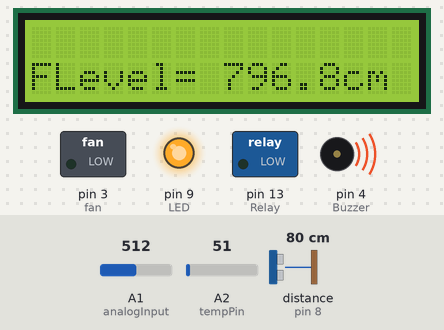
Recording of a sketch running on a simulated Arduino Uno, built with avr-gcc and run on an emulated ATmega328P. Parts: 16×2 character LCD, switched loads named in the sketch (green lamp = pin HIGH), output pins drawn as LEDs (lit = HIGH), buzzer (waves = sounding, pin HIGH). Wiring (inferred from the names in the program): ultrasonic range finder: trigger pin 2; echo pin 8. Inputs (shaded band) come from the test bench; at power-on: distance to the obstacle (sensor on pin 8) 80 cm, A1 (analogInput) = 512, A2 (tempPin) = 51. The echo pulse lasts 58.3 µs per cm; pins used as bus, display or sensor lines are not drawn; what the sketch prints to the serial monitor is not drawn.

Above: at 1.2 s.
1.3 s: distance to the obstacle (sensor on pin 8) set to 2 cm
At 6.1 s:
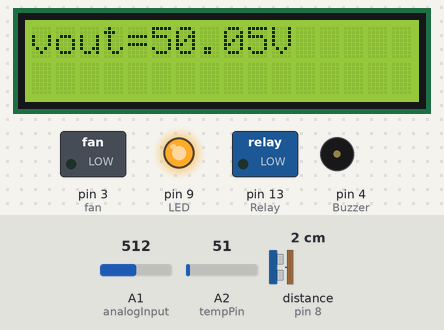
11.5 s: distance to the obstacle (sensor on pin 8) set to 6 cm
At 20.7 s:
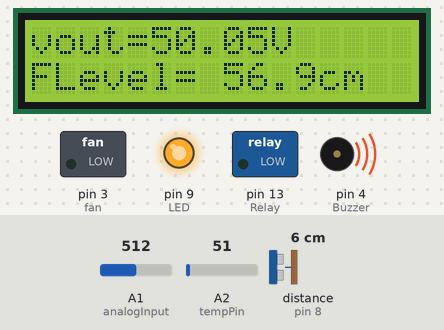
21.6 s: A1 (analogInput) set to 390
At 24.5 s:
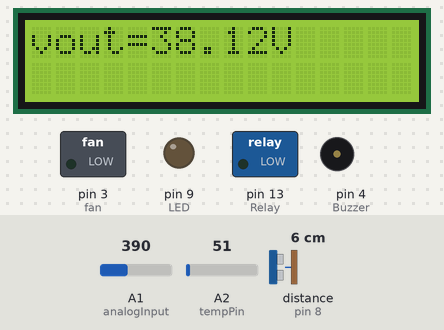
26.4 s: A1 (analogInput) set to 410
At 34.2 s:
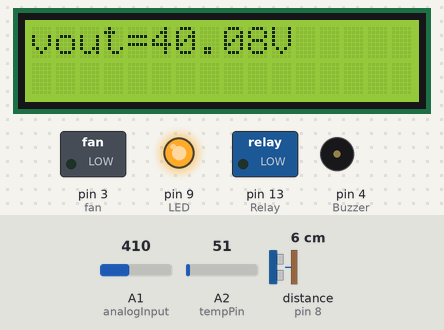
35.1 s: distance to the obstacle (sensor on pin 8) set to 4 cm
At 39.0 s:
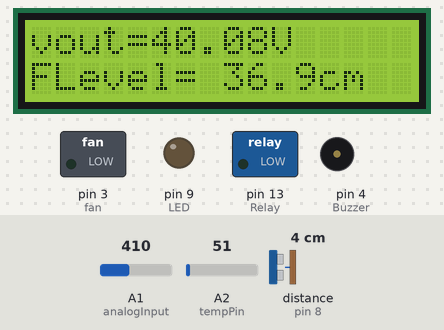
39.9 s: A1 (analogInput) set to 511
At 44.1 s:
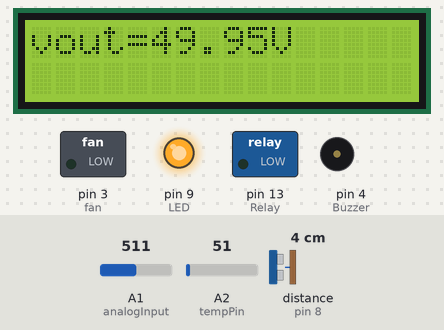
Timing chart, 0 to 45.6 s (numbered marks = the images above; inputs shaded):
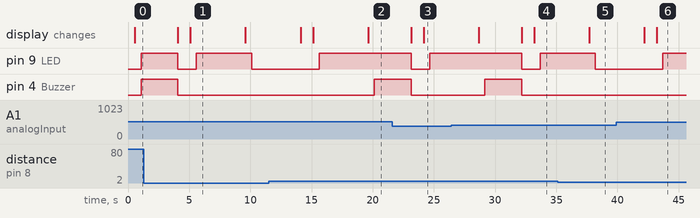

The sketch:

sketch_GechGambela_2.ino
```cpp
//Code for Implementation
#include <LiquidCrystal.h>
#include <SoftwareSerial.h>
SoftwareSerial SIM900(7, 8);
// initialize the library with the numbers of the interface pins
LiquidCrystal lcd(12,11,10,7,6,5);
//declare variables
#define trigPin 2
#define echoPin 8
float duration, FLevel, OLevel;
int analogInput = A1;
float vout = 0.0;
float vin = 0.0;
float R1 = 10000;
float R2 = 10000;
int value = 0;
int LED = 9; // the pin where LED is found
int Relay = 13;// the pin where Relay is found
int Buzzer=4;// the pin where Speaker is found
int voltPin=A1;
int FLevelPin = A0;
int tempPin = A2;
int fan = 3;
int fuelPin = A0;
int OLevelPin = A4;
float treshold = 4.3;
String textForSMS;
char incoming_char = 0;
int temp;
int val = 0;
int tempMin = 40;
int tempMax = 100;
int voltMin = 220;
int voltMax = 400;
void setup() {

  pinMode(fan, OUTPUT);
  pinMode(Buzzer, OUTPUT);
  pinMode(Relay, OUTPUT);
  pinMode(LED, OUTPUT);
  lcd.begin(16, 2);
  Serial.begin(9600);
  SIM900.begin(9600);
  analogReference(DEFAULT);
  pinMode(2, OUTPUT);
  pinMode(3, OUTPUT);
  pinMode(4, OUTPUT);
  pinMode(8, OUTPUT);
  pinMode(9, OUTPUT);
  pinMode(13, OUTPUT);
  pinMode(A0, INPUT);
  pinMode(A1, INPUT);
  pinMode(A2, INPUT);
  pinMode(A4, INPUT);
  pinMode(trigPin, OUTPUT);
  pinMode(echoPin, INPUT);
}
void loop() {
  //For fuel level sensor
  digitalWrite(trigPin, HIGH);
  delayMicroseconds(5);
  digitalWrite(trigPin, LOW);
  delayMicroseconds(5);
  duration = pulseIn(echoPin, HIGH);
  FLevel = (duration / 2) * 0.343;
  Serial.print("FLevel=");// Flevel is indicated that Fuel Level
  Serial.print(FLevel);
  Serial.println("cm");
  delay(500); //lcd display
  lcd.setCursor(0, 1);
  lcd.print("FLevel= ");
  lcd.print(FLevel, 1);
  lcd.print("cm"); delay(500);
  if (FLevel > 40) {
    Serial.println("FUEL IS LOW ");
    digitalWrite(4, HIGH);
    digitalWrite(9, HIGH);
    delay(500);
  }
  else {
    digitalWrite(4, LOW);
    digitalWrite(9, LOW);
    delay(500);
    Serial.println("FUEL IS NORMAL");
    delay(500);
  }
  //For Oil sensor
  digitalWrite(trigPin, HIGH);
  delayMicroseconds(5);
  digitalWrite(trigPin, LOW);
  delayMicroseconds(5);
  duration = pulseIn(echoPin, HIGH);
  OLevel = (duration / 2) * 0.343;
  Serial.print("OLevel=");// Olevel is indicated that Oil level
  Serial.print(OLevel, 1);
  Serial.println("cm");
  delay(500); //lcd display
  lcd.setCursor(0, 1);
  lcd.print("FLevel= ");
  lcd.print(FLevel, 1);
  lcd.print("cm");
  delay(500);
  if (FLevel > 40) {
    Serial.println("FUEL IS LOW ");
    digitalWrite(4, HIGH);
    digitalWrite(9, HIGH);
    delay(500);
  }
  else {
    digitalWrite(4, LOW);
    digitalWrite(9, LOW);
    delay(500);
    Serial.println("FUEL IS NORMAL");
    delay(500);
  }
  //For Temperature sensor
  temp = analogRead(tempPin);
  temp = temp * 0.48828125/10;
  Serial.print("T = ");
  Serial.print(temp);
  Serial.print("C");
  Serial.println();
  delay(1000); //lcd display
  lcd.setCursor(0, 0);
  lcd.print("T= ");
  lcd.print(temp, 1);
  lcd.print("C");
  lcd.clear();
  delay(5);
  if ((temp > tempMin)) { // if temperature is higher than minimum temp
    Serial.println("TEMPERATURE IS HIGH ");
    digitalWrite(4, HIGH);
    digitalWrite(9, HIGH);
    digitalWrite(fan, HIGH);
    delay(500);
  }
  else
  {
    digitalWrite(4, LOW);
    digitalWrite(9, LOW);
    delay(5);
    Serial.println("TEMPERATURE IS NORMAL");
    delay(5);
  }
  //For Voltage sensor
  value = analogRead(analogInput);
  vout = (value * 5.0) / 1023;
  vin = (vout * 10) / (R2 / (R1 + R2)); //by voltage division rule
  Serial.print("vout=");
  Serial.print((vin));
  Serial.print("V");
  Serial.println();
  delay(1000);
  lcd.setCursor(0, 0);
  lcd.print("vout=");
  lcd.print((vin));
  lcd.print("V");
  delay(500);
  if ((60 < vout && vout < 100)) {
    delay(500);
    Serial.println("Normal voltage");
    delay(500);
    digitalWrite(Relay, HIGH);
    delay(500);
  }
  else {
    digitalWrite(Relay, LOW);
    digitalWrite(9, HIGH);
  delay(500);
    Serial.println ("Unnormal voltage");
    delay(500);
    Serial.println("FAULT IS HAPPEN");
    delay(500);
  }
  //For GSM communication
  Serial.println("AT+CMGF=1\r");
  delay(1000);
  Serial.println("AT+CMGS=\"+251977665840\"\r");
  delay(1000);
  if ((temp > tempMin)) { // if temperature is higher than minimum temp
    Serial.println("TEMPERATURE IS HIGH ");
  }
  if (FLevel > 40) {
    Serial.println("FUEL IS LOW ");
    if ((220 < vout && vout < 400)) {
    Serial.println ("Unnormal voltage");
    delay(1000);
    Serial.println (char(26));//the ASCII code of the ctrl+z is 26
    }
  }
}
```

Measured:
- the behaviour switches between 4 and 5 cm on distance to the obstacle (sensor on pin 8) (found by bisection; images 1 and 2)
- after the input at 1.3 s, pin 4 (Buzzer): goes on until 4.1 s, then stays LOW
- after the input at 11.5 s, pin 9 (LED): goes on until 15.6 s, then stays HIGH; pin 4 (Buzzer): LOW → HIGH after 8.6 s
- after the input at 35.1 s, pin 9 (LED): HIGH → LOW after 3.1 s; pin 4 (Buzzer): stays LOW (without the input it goes to HIGH after 3.1 s); the display: changes after 2.6 s (image 5)
- what the display in image 1 shows lasts 4.5 s, from 5.1 s to 9.6 s
